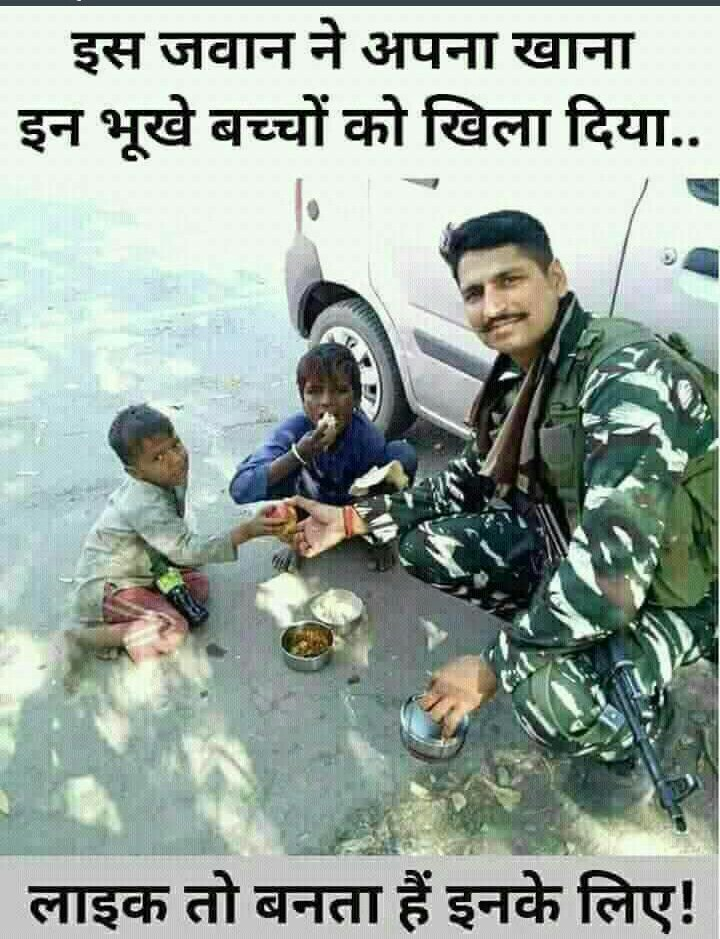
#> input picture data/11.png, 720 x 939 px
$ python p_hash.py   (Python 2 division)
#> lines starting #> are read from the running program, lines starting #| are printed output that depends on the picture
# coding=utf-8
import cv2
import numpy as np
from compiler.ast import flatten


def phash(imgfile):
    """get image phash value"""
#> called with imgfile = '../data/11.png'
    # 加载并调整图片为32x32灰度图片
    img = cv2.imread(imgfile, 0)
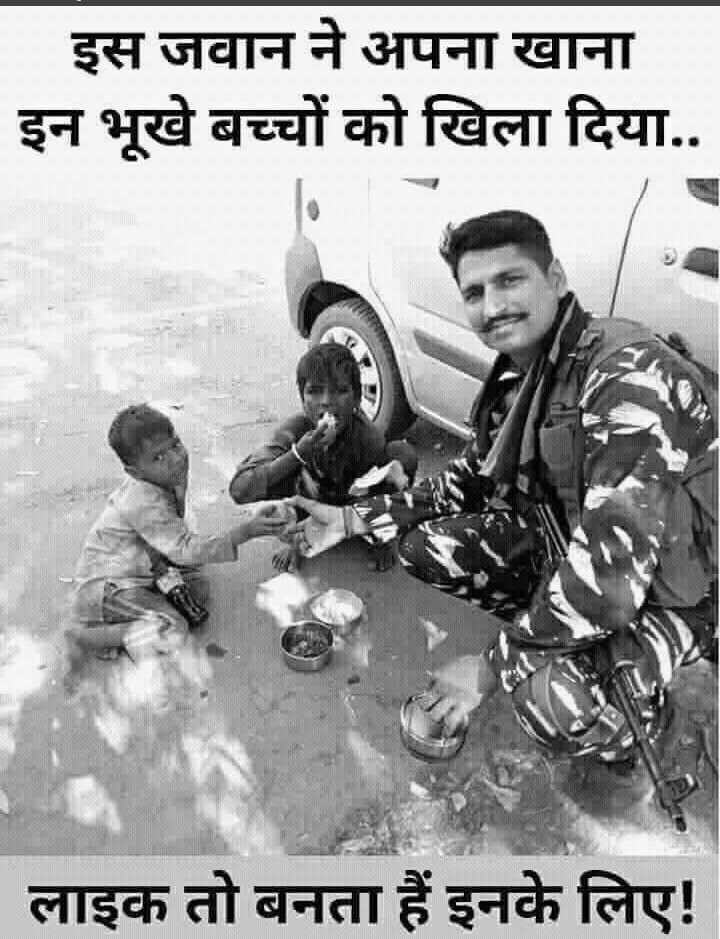
#> img: shape (939, 720); min 0, max 255, mean 162.4
    img = cv2.resize(img, (64, 64), interpolation=cv2.INTER_CUBIC)
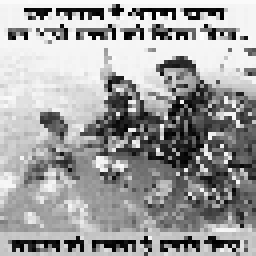
#> img: shape (64, 64) (shown 4 times larger); min 0, max 255, mean 159.8

    # 创建二维列表
    h, w = img.shape[:2]
#> h = 64; w = 64
    vis0 = np.zeros((h, w), np.float32)
    vis0[:h, :w] = img  # 填充数据

    # 二维Dct变换
    vis1 = cv2.dct(cv2.dct(vis0))
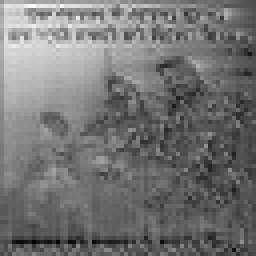
#> vis1: shape (64, 64) float32 (shown 4 times larger); min -240.3, max 562.8, mean 125.1; drawn with min black and max white
    # cv.SaveImage('a.jpg',cv.fromarray(vis0)) #保存图片
#> (the run stopped early here; a loop or call above may not have finished)
